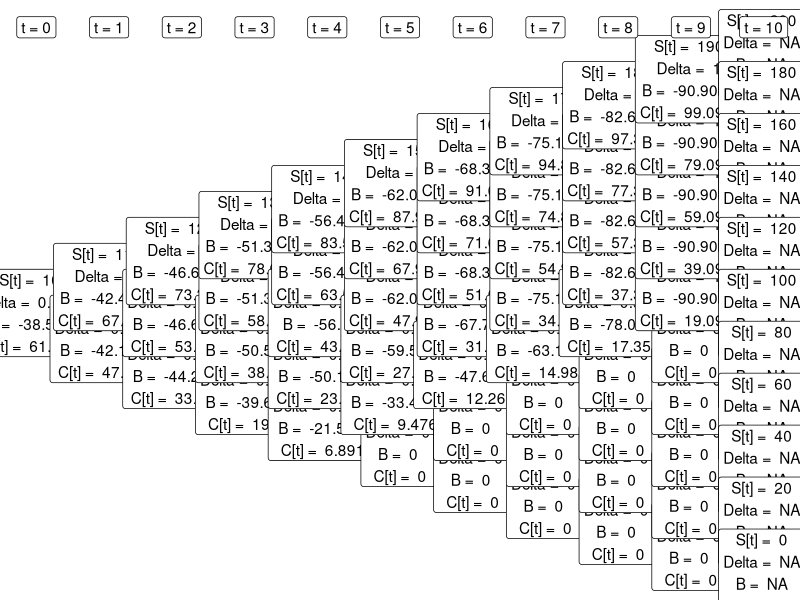
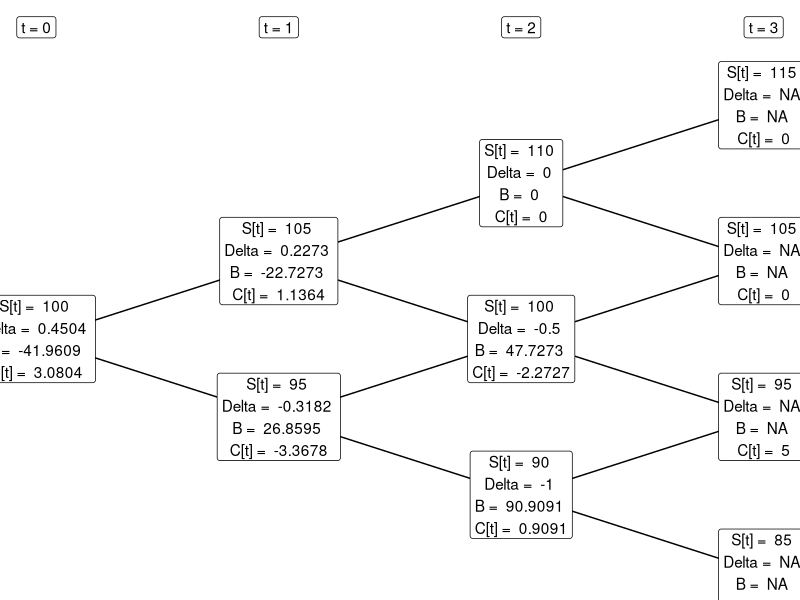
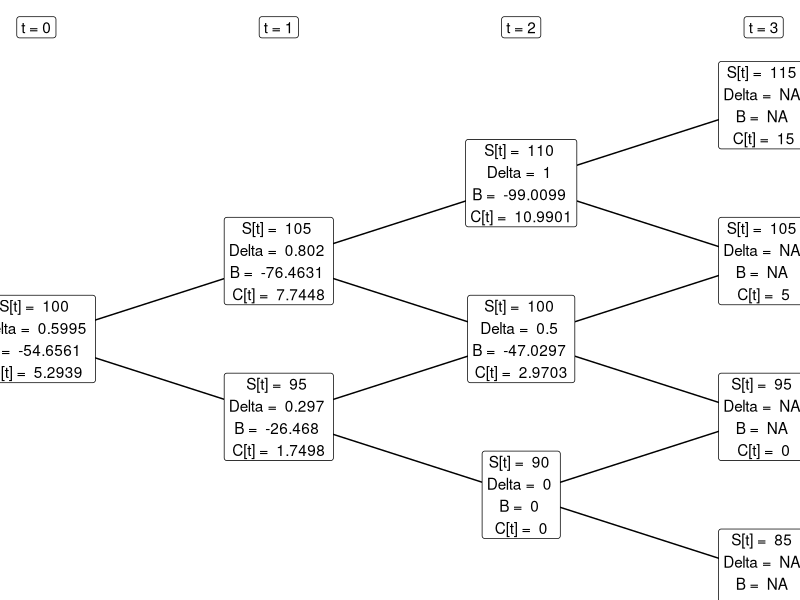

These figures' R source, in order:
library(data.table)
library(ggplot2)
library(magrittr)

get_edges <- function(n_steps) {
  res <- lapply(0:n_steps, function(t) {
    x_start <- t - 1
    x_end <- t
    y_end <- seq(from = t, to = -t, by = -2)
    
    y_start <- y_end - 1
    
    y_start <- y_start[-length(y_start)]
    
    if (t > 0) {
      values <- data.table(xs = x_start,
                           xe = x_end,
                           ys = rep(y_start, length(y_end)), 
                           ye = rep(y_end, length(y_start)))[abs(ys - ye) < 2]
    } else {
      nu <- numeric(0)
      values <- data.table(xs = nu,
                           xe = nu,
                           ys = nu,
                           ye = nu)
    }
    
    return(values)
  })
  return(rbindlist(res))
}
get_nodes <- function(n_steps) {
  res <- lapply(0:n_steps, function(t) {
    x <- t
    y <- seq(from = t, to = -t, by = -2)
    
    return(data.table(x = x, y = y))
  })
  res2 <- rbindlist(res)
  
  return(res2)
}
create_tree <- function(n_steps, type = "call", s_0 = 100, tick = 10, k = 100, rf = 0.1) {
  
  edges <- get_edges(n_steps)
  nodes <- get_nodes(n_steps)
  
  
  nodes[, s_t := y*tick + s_0]
  
  if (type == "call") {
    nodes[x == max(x), c_t := ifelse(s_t > k, s_t - k, 0)]
  } else if (type == "put") {
    nodes[x == max(x), c_t := ifelse(s_t < k, k - s_t, 0)]
  } else {
    stop("Unknown type, only 'call'/'put' allowed!")
  }
 
  nodes[, ':=' (delta = NA, b = NA)]
  
  for (lvl in (max(nodes$x) - 1):0) {
    tmp <- nodes[x == lvl]
    
    nodes_up <- nodes[x == lvl + 1][, .(y = y - 1, c_u = c_t, s_u = s_t)]
    nodes_down <- nodes[x == lvl + 1][, .(y = y + 1, c_d = c_t, s_d = s_t)]
    
    tmp <- merge(tmp, nodes_up, by = "y", all.x = T)
    tmp <- merge(tmp, nodes_down, by = "y", all.x = T)
    tmp[, delta := (c_u - c_d) / (s_u - s_d)]
    tmp[, b := (c_d - s_d * delta) / (1 + rf)]
    tmp[, c_t := s_t * delta + b]
    nodes <- rbindlist(list(tmp[, .(x, y, s_t, c_t, delta, b)],
                            nodes[x != lvl,]))
  }
  
  nodes[, label := paste("S[t] = ", s_t, 
                         "\nDelta = ", round(delta, 4),
                         "\nB = ", round(b, 4),
                         "\nC[t] = ", round(c_t, 4))]
  
  ggplot() + 
    theme_void() +
    geom_segment(data = edges, aes(x = xs, xend = xe, y = ys, yend = ye)) + 
    geom_label(data = nodes, 
               aes(x = x, y = y, label = label), fill = "white") + # parse = T
    geom_label(data = data.table(x = 0:max(nodes$x), y = max(nodes$y) + 1, 
                                 lab = paste0("t = ", 0:max(nodes$x))),
               aes(x = x, y = y, label = lab), fill = "white")
  
}

create_tree(n_steps = 10, type = "call", s_0 = 100, tick = 10, k = 100, rf = 0.1)
create_tree(n_steps = 3, type = "put", s_0 = 100, tick = 5, k = 100, rf = 0.1)
create_tree(n_steps = 3, type = "call", s_0 = 100, tick = 5, k = 100, rf = 0.01)

